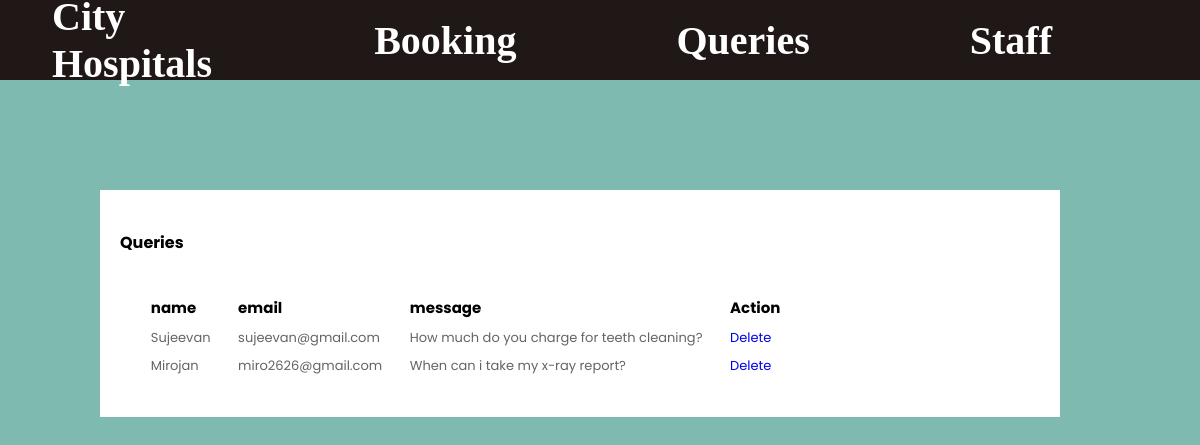
The page /queries.php on the database its author committed.
### tables this page shows
CREATE TABLE `contactus` (
  `name` varchar(30) DEFAULT NULL,
  `email` varchar(50) DEFAULT NULL,
  `message` varchar(500) DEFAULT NULL
);

### queries.php (the view, shortened to what this page needs)
<html>
<head>
  <link rel="stylesheet" href="style3.css" />
</head>
<body>
  <header class="header">
    <div class="logo">
      <a href="#">City Hospitals</a>
    </div>
      <div class="logo">
        <a href="viewbooking.php">Booking</a>
		<a href="queries.php">Queries</a>
        <a href="staff.php">Staff</a>
      </div>
  </header>
  <div class="container">
  <?php
      $servername = "localhost";
$username = "root";
$password = "";
$dbname = "cityhospital";
$conn = mysqli_connect($servername, $username, $password, $dbname);
     $sql = "SELECT name, email ,message FROM contactus";
      $result = mysqli_query($conn, $sql);
      ?>
    <div class="main-body">
          <div class="row">
            <h4>Queries</h4>
          </div>
          <table>
            <thead>
              <tr>
                <th>name</th>
                <th>email</th>
				<th>message</th>
				<th> Action </th>
              </tr>
            </thead>
            <tbody>
              <?php
		if (mysqli_num_rows($result) > 0) {
    while($row = mysqli_fetch_assoc($result)) {
        echo "<tr>
              <td> {$row["name"]}</td>
              <td> {$row["email"]}</td>
              <td> {$row["message"]}</td>
			  <td> <a href=deleteprocess.php?id=",$row["id"],">Delete</a> </td>
            </tr>\n";
    }
} else {
    echo "0 results";
}
        ?>
            </tbody>
          </table>
        </div>
</body>
</html>

### style3.css (style rules this page uses)
* { margin: 0; padding: 0; border: none; outline: none; text-decoration: none; box-sizing: border-box; font-family: "Poppins", sans-serif; }
body { background-color: #7EBAB0; }
.header { display: flex; align-items: center; justify-content: space-between; height: 80px; padding: 20px; background: #201717; }
.logo { display: flex; align-items: center; }
.logo a { color: #fff; font-size: 40px; font-weight: 600; margin: 2rem 8rem 2rem 2rem; font-family: Fantasy; }
.container { margin-top: 10px; display: flex; justify-content: space-between; }
.main-body { background:#FFFFFF; width: 80%; margin:100px; padding: 20px; }
.row { display: flex; width: 80%; justify-content: space-between; align-items: center; margin: 20px 0; }
table { background: #fff; padding: 1rem; text-align: left; border-radius: 10px; }
table td, th { padding: 0.2rem 0.8rem; }
table th { font-size: 15px; }
table td { font-size: 13px; color: rgb(100, 100, 100); }

### rows shown on the page
contactus: name "Sujeevan", email "sujeevan@gmail.com", message "How much do you charge for teeth cleaning?"
contactus: name "Mirojan", email "miro2626@gmail.com", message "When can i take my x-ray report?"
